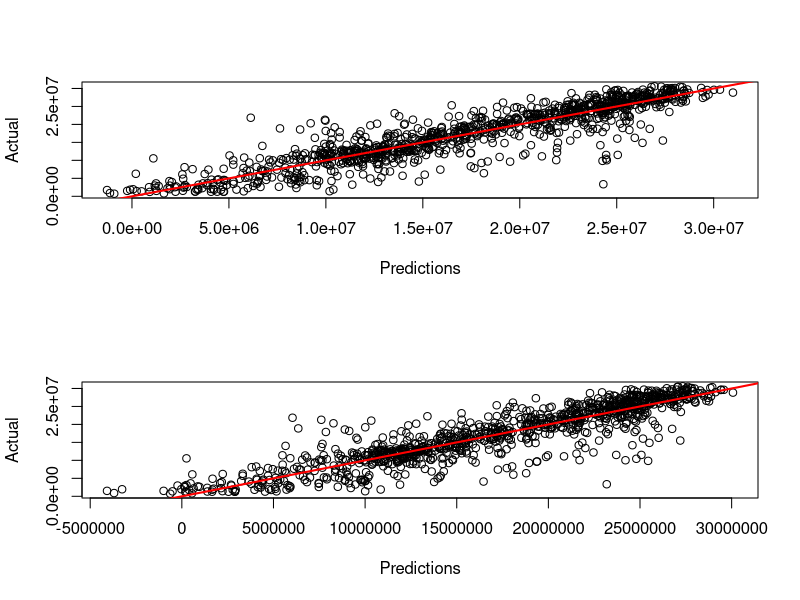

Write the R code that produced this figure.

## library(caret)

data <- read.csv("datos_procesados.csv")

## Especificar el método de validación cruzada
## ctrl <- trainControl(method = "cv", number = 10)
## Split data
spec = c(train = .7, test = .2, validate = .1)

g = sample(cut(
  seq(nrow(data)),
  nrow(data)*cumsum(c(0,spec)),
  labels = names(spec)
))

split_data = split(data, g)

## Ajustal el modelo

## linear <- train(ACME ~ apcp + dlwrf + dswrf + pres_msl + pwat + spfh + tcolc +
##                 tmax + tmin + tmp2m + tmpsfc + ulwrfsfc + ulwrfatm,
##                 data = data, method = "lm", trControl = ctrl)
## poly <- train(ACME ~ apcp + poly(dlwrf, 2) + poly(dswrf, 3) + pres_msl + pwat + spfh + tcolc +
##                 tmax + tmin + tmp2m + tmpsfc + ulwrfsfc + ulwrfatm,
##                 data = data, method = "lm", trControl = ctrl)
## bag <- train(ACME ~ apcp + dlwrf + dswrf + pres_msl + pwat + spfh + tcolc +
##                 tmax + tmin + tmp2m + tmpsfc + ulwrfsfc + ulwrfatm,
##                 data = data, method = "treebag", trControl = ctrl)

## View summary
## print(linear)
## print(poly)
linear <- lm(ACME ~ apcp + dlwrf + dswrf + pres_msl + pwat + spfh + tcolc +
                tmax + tmin + tmp2m + tmpsfc + ulwrfsfc + ulwrfatm,
                data = split_data$train)
poly <- lm(ACME ~ apcp + poly(dlwrf, 2) + poly(dswrf, 3) + pres_msl + pwat + spfh + tcolc +
                tmax + tmin + tmp2m + tmpsfc + ulwrfsfc + ulwrfatm,
                data = split_data$train)
predictions_poly <- predict(poly, split_data$test)
predictions_linear <- predict(linear, split_data$test)
x11()
par(mfrow=c(2,1))
plot(predictions_poly, split_data$test[,"ACME"], xlab = "Predictions", ylab="Actual")
abline(a=0, b=1, col="red", lwd=2)
plot(predictions_linear, split_data$test[,"ACME"], xlab = "Predictions", ylab="Actual")
abline(a=0, b=1, col="red", lwd=2)
locator(1)
